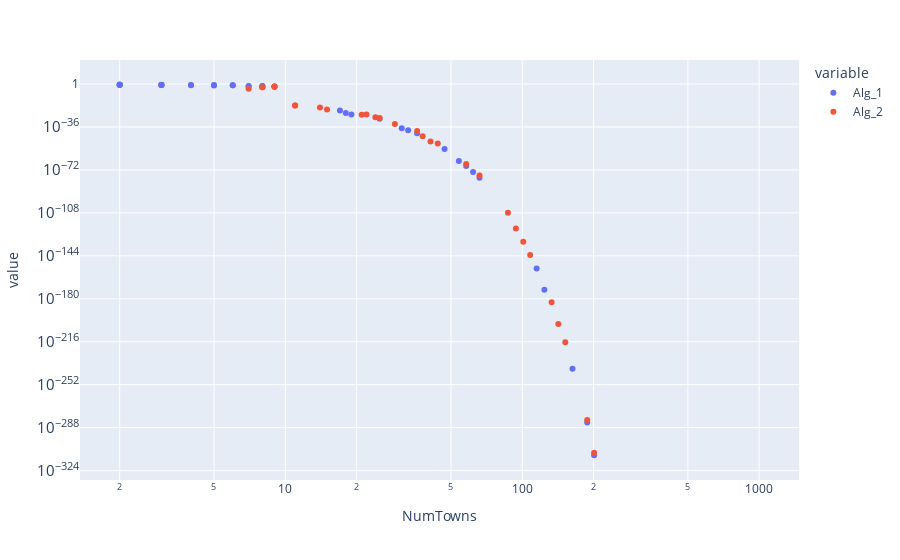
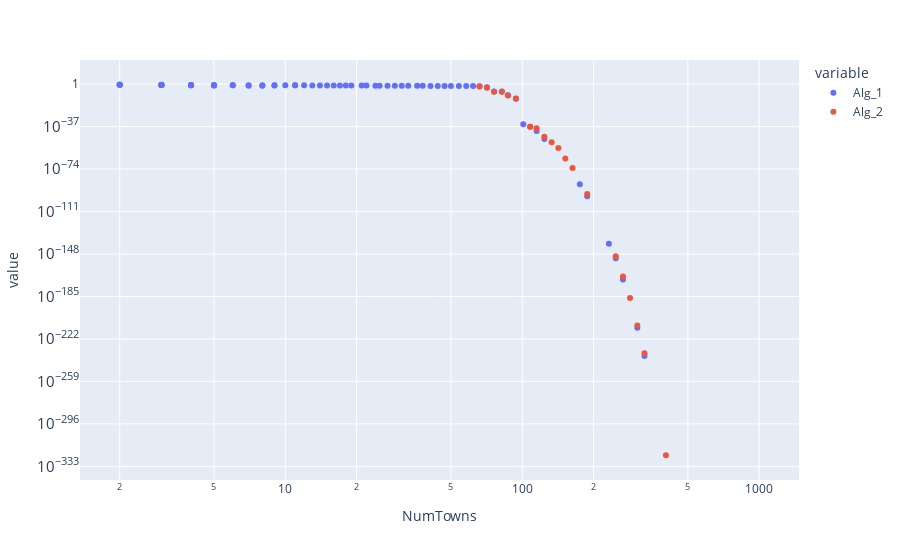
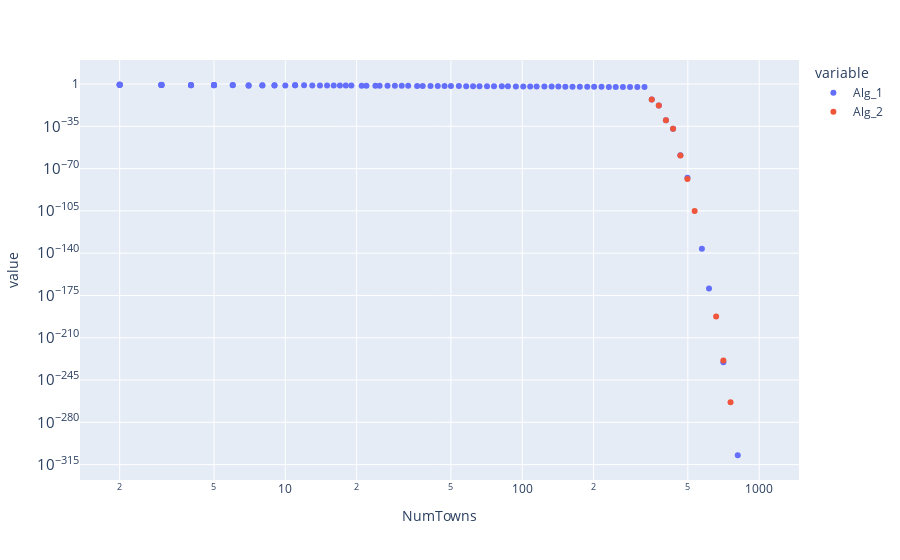
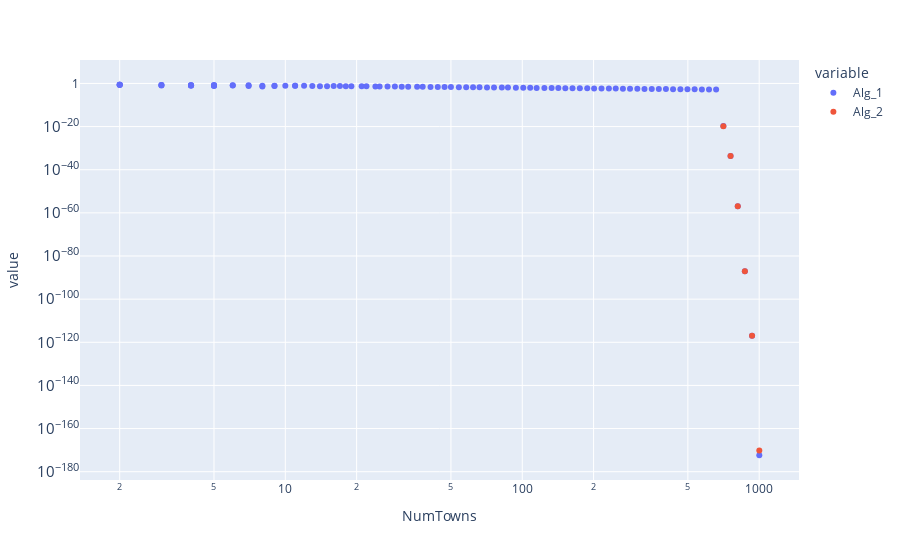

The notebook cell saved with these charts, in order:
### Markdown cell above
#### Constant Budget

### Code cell
budget_sizes = [10,100,500,1000,1500,2000, 10000]
for b in budget_sizes:
    data_dict = {'NumTowns':[],'Alg_1':[],'Alg_2':[]}
    for n in np.logspace(0,3,100):
        n=int(n)+1
        data_dict['NumTowns'].append(n)
        town_demands = np.random.randint(1, 3, n)
        town_expected_demands = np.zeros(n) + 1.5
        budget = b

        opt = objective_nash(town_demands[:-1], waterfilling(town_demands,budget)[:-1])
        for j in range(2):
            if j==0:
                data_dict['Alg_1'].append(opt - objective_nash(town_demands[:-1], waterfilling(town_expected_demands,budget)[:-1]))
            if j==1:
                data_dict['Alg_2'].append(opt - objective_nash(town_demands[:-1], waterfilling_dynamic(town_expected_demands,town_demands,budget)[:-1]))
    df_uniform = pd.DataFrame(data_dict).melt(id_vars="NumTowns")
    fig = px.scatter(df_uniform, x="NumTowns", y="value", color='variable')
    fig.update_layout(xaxis_type="log", yaxis_type="log")
    fig.show()

### Figure 1 — Plotly figure (JSON) as saved in the notebook; plotly's stock layout.template omitted (floating-point values rounded to 4 significant figures)
{"data": [{"hoverlabel": {"namelength": 0}, "hovertemplate": "variable=Alg_1<br>NumTowns=%{x}<br>value=%{y}", "legendgroup": "Alg_1", "marker": {"color": "#636efa", "symbol": "circle"}, "mode": "markers", "name": "Alg_1", "showlegend": true, "type": "scatter", "x": [2, 2, 2, 2, 2, 2, 2, 2, 2, 2, 3, 3, 3, 3, 3, 3, 4, 4, 4, 4, 5, 5, 5, 5, 6, 6, 7, 7, 8, 8, 9, 9, 10, 11, 11, 12, 13, 14, 15, 16, 17, 18, 19, 21, 22, 24, 25, 27, 29, 31, 33, 36, 38, 41, 44, 47, 50, 54, 58, 62, 66, 71, 76, 82, 87, 94, 101, 108, 115, 124, 133, 142, 152, 163, 175, 188, 201, 216, 232, 248, 266, 285, 306, 328, 352, 377, 404, 433, 465, 498, 534, 573, 614, 658, 706, 757, 812, 870, 933, 1001], "xaxis": "x", "y": [0.25, 0, 0, 0.25, 0, 0.25, 0.25, 0, 0.25, 0, 0.125, 0.125, 0.2188, 0, 0, 0.125, 0.08333, 0, 0.1458, 0, 0.0625, 0.1709, 0, 0, 0.0875, 0.0875, 0.02488, 0.008562, 0.02539, 0.0125, 0.007166, 0.007166, 0, 0, 0, 0, 0, -1.694e-21, 0, 0, 5.294e-23, 4.136e-25, 2.585e-26, 0, 0, 0, 6.311e-30, 0, 0, 9.404e-38, 1.837e-39, 5.74e-42, 0, -3.207e-50, -6.682e-52, 3.263e-55, 0, 2.849e-65, 2.318e-69, 1.769e-74, 2.699e-79, -4.424e-86, -1.798e-94, -1.744e-105, -1.198e-109, -1.135e-123, -2.752e-134, -1.001e-146, 2.331e-155, 4.852e-173, -2.206e-185, -2.552e-203, -8.499e-219, 2.879e-239, -2.382e-263, 2.186e-284, 7.469e-312, 0, 0, 0, 0, 0, 0, 0, 0, 0, 0, 0, 0, 0, 0, 0, 0, 0, 0, 0, 0, 0, 0, 0], "yaxis": "y"}, {"hoverlabel": {"namelength": 0}, "hovertemplate": "variable=Alg_2<br>NumTowns=%{x}<br>value=%{y}", "legendgroup": "Alg_2", "marker": {"color": "#EF553B", "symbol": "circle"}, "mode": "markers", "name": "Alg_2", "showlegend": true, "type": "scatter", "x": [2, 2, 2, 2, 2, 2, 2, 2, 2, 2, 3, 3, 3, 3, 3, 3, 4, 4, 4, 4, 5, 5, 5, 5, 6, 6, 7, 7, 8, 8, 9, 9, 10, 11, 11, 12, 13, 14, 15, 16, 17, 18, 19, 21, 22, 24, 25, 27, 29, 31, 33, 36, 38, 41, 44, 47, 50, 54, 58, 62, 66, 71, 76, 82, 87, 94, 101, 108, 115, 124, 133, 142, 152, 163, 175, 188, 201, 216, 232, 248, 266, 285, 306, 328, 352, 377, 404, 433, 465, 498, 534, 573, 614, 658, 706, 757, 812, 870, 933, 1001], "xaxis": "x", "y": [0, 0, 0, 0, 0, 0, 0, 0, 0, 0, 0, 0, 0, 0, 0, 0, 0, 0, 0, 0, 0, 0, 0, 0, 0, 0, -0.001886, 8.968e-05, 0.001699, 0.001889, 0.006559, 0.005509, 0, 1.03e-18, 1.03e-18, -1.626e-19, -1.22e-19, 2.626e-20, 4.235e-22, 0, -5.823e-22, -2.068e-24, 0, 1.939e-26, 3.231e-26, 1.767e-28, 3.155e-29, -2.465e-32, 3.852e-34, -2.163e-36, -5.51e-39, 4.592e-40, 1.436e-44, 6.842e-49, 1.537e-50, -1.142e-54, -1.195e-58, -4.938e-64, 7.65e-68, -1.048e-72, 2.699e-77, -4.424e-85, 0, -4.709e-104, 1.45e-108, 8.017e-122, 5.889e-133, 5.436e-144, -6.619e-154, -3.396e-172, 1.258e-183, 7.208e-202, 3.01e-217, -6.311e-238, -5.105e-261, 2.408e-282, 8.019e-310, 0, 0, 0, 0, 0, 0, 0, 0, 0, 0, 0, 0, 0, 0, 0, 0, 0, 0, 0, 0, 0, 0, 0], "yaxis": "y"}], "layout": {"legend": {"title": {"text": "variable"}, "tracegroupgap": 0}, "margin": {"t": 60}, "xaxis": {"anchor": "y", "domain": [0, 1], "title": {"text": "NumTowns"}, "type": "log"}, "yaxis": {"anchor": "x", "domain": [0, 1], "title": {"text": "value"}, "type": "log"}}}

### Figure 2 — Plotly figure (JSON) as saved in the notebook; plotly's stock layout.template omitted (floating-point values rounded to 4 significant figures)
{"data": [{"hoverlabel": {"namelength": 0}, "hovertemplate": "variable=Alg_1<br>NumTowns=%{x}<br>value=%{y}", "legendgroup": "Alg_1", "marker": {"color": "#636efa", "symbol": "circle"}, "mode": "markers", "name": "Alg_1", "showlegend": true, "type": "scatter", "x": [2, 2, 2, 2, 2, 2, 2, 2, 2, 2, 3, 3, 3, 3, 3, 3, 4, 4, 4, 4, 5, 5, 5, 5, 6, 6, 7, 7, 8, 8, 9, 9, 10, 11, 11, 12, 13, 14, 15, 16, 17, 18, 19, 21, 22, 24, 25, 27, 29, 31, 33, 36, 38, 41, 44, 47, 50, 54, 58, 62, 66, 71, 76, 82, 87, 94, 101, 108, 115, 124, 133, 142, 152, 163, 175, 188, 201, 216, 232, 248, 266, 285, 306, 328, 352, 377, 404, 433, 465, 498, 534, 573, 614, 658, 706, 757, 812, 870, 933, 1001], "xaxis": "x", "y": [0, 0, 0, 0.25, 0, 0, 0.25, 0.25, 0.25, 0, 0.2188, 0.125, 0.125, 0.2188, 0.125, 0, 0.1927, 0.08333, 0.08333, 0.08333, 0.0625, 0.1094, 0.1094, 0.1094, 0.0875, 0.0875, 0.04167, 0.09635, 0.03571, 0.09766, 0.05469, 0.08545, 0.08474, 0.0822, 0.07627, 0.07473, 0.0685, 0.05258, 0.06841, 0.06166, 0.05781, 0.05551, 0.05243, 0.04881, 0.04494, 0.04304, 0.04092, 0.03724, 0.03421, 0.03289, 0.03102, 0.02845, 0.02698, 0.02455, 0.02316, 0.02173, 0.02038, 0.01886, 0.01754, 0.01639, 0.01538, 0.001932, 2.9e-07, 2.831e-07, 1.73e-10, 3.186e-13, 9.028e-36, 5.877e-38, 1.148e-41, 1.368e-48, -1.566e-52, -1.434e-57, -4.451e-67, -6.909e-76, 6.284e-88, 2.195e-98, -1.09e-105, -7.745e-121, 7.085e-140, 1.671e-152, 5.175e-171, -4.04e-189, 4.456e-213, 1.536e-237, -9.924e-265, -2.205e-291, 0, 0, 0, 0, 0, 0, 0, 0, 0, 0, 0, 0, 0, 0], "yaxis": "y"}, {"hoverlabel": {"namelength": 0}, "hovertemplate": "variable=Alg_2<br>NumTowns=%{x}<br>value=%{y}", "legendgroup": "Alg_2", "marker": {"color": "#EF553B", "symbol": "circle"}, "mode": "markers", "name": "Alg_2", "showlegend": true, "type": "scatter", "x": [2, 2, 2, 2, 2, 2, 2, 2, 2, 2, 3, 3, 3, 3, 3, 3, 4, 4, 4, 4, 5, 5, 5, 5, 6, 6, 7, 7, 8, 8, 9, 9, 10, 11, 11, 12, 13, 14, 15, 16, 17, 18, 19, 21, 22, 24, 25, 27, 29, 31, 33, 36, 38, 41, 44, 47, 50, 54, 58, 62, 66, 71, 76, 82, 87, 94, 101, 108, 115, 124, 133, 142, 152, 163, 175, 188, 201, 216, 232, 248, 266, 285, 306, 328, 352, 377, 404, 433, 465, 498, 534, 573, 614, 658, 706, 757, 812, 870, 933, 1001], "xaxis": "x", "y": [0, 0, 0, 0, 0, 0, 0, 0, 0, 0, 0, 0, 0, 0, 0, 0, 0, 0, 0, 0, 0, 0, 0, 0, 0, 0, 0, 0, 0, 0, 0, 0, 0, 0, 0, 0, 0, 0, 0, 0, 0, 0, 0, 0, 0, 0, 0, 0, 0, 0, 0, 0, 0, 0, 0, 0, 0, 0, 0, 0, 0.008894, 0.000509, 2.213e-07, 2.372e-07, 1.273e-10, 1.973e-13, -6.319e-34, 7.053e-38, 3.639e-39, 1.067e-46, 2.224e-51, 1.848e-56, 1.721e-65, 9.769e-74, -1.954e-86, 1.935e-96, -2.267e-103, -6.041e-119, -3.194e-138, 8.258e-151, 2.041e-168, 5.782e-187, 5.792e-211, 3.882e-235, -5.295e-262, -2.788e-289, 5e-324, 0, 0, 0, 0, 0, 0, 0, 0, 0, 0, 0, 0, 0], "yaxis": "y"}], "layout": {"legend": {"title": {"text": "variable"}, "tracegroupgap": 0}, "margin": {"t": 60}, "xaxis": {"anchor": "y", "domain": [0, 1], "title": {"text": "NumTowns"}, "type": "log"}, "yaxis": {"anchor": "x", "domain": [0, 1], "title": {"text": "value"}, "type": "log"}}}

### Figure 3 — Plotly figure (JSON) as saved in the notebook; plotly's stock layout.template omitted (floating-point values rounded to 4 significant figures)
{"data": [{"hoverlabel": {"namelength": 0}, "hovertemplate": "variable=Alg_1<br>NumTowns=%{x}<br>value=%{y}", "legendgroup": "Alg_1", "marker": {"color": "#636efa", "symbol": "circle"}, "mode": "markers", "name": "Alg_1", "showlegend": true, "type": "scatter", "x": [2, 2, 2, 2, 2, 2, 2, 2, 2, 2, 3, 3, 3, 3, 3, 3, 4, 4, 4, 4, 5, 5, 5, 5, 6, 6, 7, 7, 8, 8, 9, 9, 10, 11, 11, 12, 13, 14, 15, 16, 17, 18, 19, 21, 22, 24, 25, 27, 29, 31, 33, 36, 38, 41, 44, 47, 50, 54, 58, 62, 66, 71, 76, 82, 87, 94, 101, 108, 115, 124, 133, 142, 152, 163, 175, 188, 201, 216, 232, 248, 266, 285, 306, 328, 352, 377, 404, 433, 465, 498, 534, 573, 614, 658, 706, 757, 812, 870, 933, 1001], "xaxis": "x", "y": [0, 0, 0, 0.25, 0.25, 0.25, 0, 0, 0.25, 0.25, 0.125, 0, 0.125, 0.125, 0.125, 0.2188, 0, 0.08333, 0.1458, 0.08333, 0.1445, 0.1094, 0.1445, 0.1094, 0.0875, 0.1367, 0.04167, 0.1139, 0.08259, 0.0625, 0.07227, 0.08545, 0.04861, 0.0822, 0.08665, 0.07877, 0.07499, 0.06323, 0.06607, 0.0548, 0.05781, 0.05634, 0.04814, 0.04499, 0.04126, 0.03913, 0.04068, 0.03808, 0.03536, 0.03289, 0.03026, 0.02819, 0.02655, 0.02497, 0.02308, 0.02158, 0.0204, 0.01886, 0.01752, 0.01638, 0.01538, 0.01429, 0.01333, 0.01235, 0.01163, 0.01075, 0.01, 0.009346, 0.008772, 0.00813, 0.007576, 0.007092, 0.006623, 0.006173, 0.005747, 0.005348, 0.005, 0.004651, 0.004329, 0.004049, 0.003774, 0.003521, 0.003279, 0.003058, 1.315e-13, 1.836e-18, 1.034e-30, 9.954e-38, 1.004e-59, 2.556e-78, -8.835e-108, 4.299e-137, 4.968e-170, -2.408e-195, 4.831e-231, -9.692e-268, 5.563e-308, 0, 0, 0], "yaxis": "y"}, {"hoverlabel": {"namelength": 0}, "hovertemplate": "variable=Alg_2<br>NumTowns=%{x}<br>value=%{y}", "legendgroup": "Alg_2", "marker": {"color": "#EF553B", "symbol": "circle"}, "mode": "markers", "name": "Alg_2", "showlegend": true, "type": "scatter", "x": [2, 2, 2, 2, 2, 2, 2, 2, 2, 2, 3, 3, 3, 3, 3, 3, 4, 4, 4, 4, 5, 5, 5, 5, 6, 6, 7, 7, 8, 8, 9, 9, 10, 11, 11, 12, 13, 14, 15, 16, 17, 18, 19, 21, 22, 24, 25, 27, 29, 31, 33, 36, 38, 41, 44, 47, 50, 54, 58, 62, 66, 71, 76, 82, 87, 94, 101, 108, 115, 124, 133, 142, 152, 163, 175, 188, 201, 216, 232, 248, 266, 285, 306, 328, 352, 377, 404, 433, 465, 498, 534, 573, 614, 658, 706, 757, 812, 870, 933, 1001], "xaxis": "x", "y": [0, 0, 0, 0, 0, 0, 0, 0, 0, 0, 0, 0, 0, 0, 0, 0, 0, 0, 0, 0, 0, 0, 0, 0, 0, 0, 0, 0, 0, 0, 0, 0, 0, 0, 0, 0, 0, 0, 0, 0, 0, 0, 0, 0, 0, 0, 0, 0, 0, 0, 0, 0, 0, 0, 0, 0, 0, 0, 0, 0, 0, 0, 0, 0, 0, 0, 0, 0, 0, 0, 0, 0, 0, 0, 0, 0, 0, 0, 0, 0, 0, 0, 0, 0, 1.306e-13, 1.833e-18, 1.028e-30, 9.929e-38, 8.499e-60, 2.62e-79, 8.209e-106, -1.152e-133, -4.914e-168, 4.371e-193, 1.325e-229, 4.278e-264, -3.073e-305, 0, 0, 0], "yaxis": "y"}], "layout": {"legend": {"title": {"text": "variable"}, "tracegroupgap": 0}, "margin": {"t": 60}, "xaxis": {"anchor": "y", "domain": [0, 1], "title": {"text": "NumTowns"}, "type": "log"}, "yaxis": {"anchor": "x", "domain": [0, 1], "title": {"text": "value"}, "type": "log"}}}

### Figure 4 — Plotly figure (JSON) as saved in the notebook; plotly's stock layout.template omitted (floating-point values rounded to 4 significant figures)
{"data": [{"hoverlabel": {"namelength": 0}, "hovertemplate": "variable=Alg_1<br>NumTowns=%{x}<br>value=%{y}", "legendgroup": "Alg_1", "marker": {"color": "#636efa", "symbol": "circle"}, "mode": "markers", "name": "Alg_1", "showlegend": true, "type": "scatter", "x": [2, 2, 2, 2, 2, 2, 2, 2, 2, 2, 3, 3, 3, 3, 3, 3, 4, 4, 4, 4, 5, 5, 5, 5, 6, 6, 7, 7, 8, 8, 9, 9, 10, 11, 11, 12, 13, 14, 15, 16, 17, 18, 19, 21, 22, 24, 25, 27, 29, 31, 33, 36, 38, 41, 44, 47, 50, 54, 58, 62, 66, 71, 76, 82, 87, 94, 101, 108, 115, 124, 133, 142, 152, 163, 175, 188, 201, 216, 232, 248, 266, 285, 306, 328, 352, 377, 404, 433, 465, 498, 534, 573, 614, 658, 706, 757, 812, 870, 933, 1001], "xaxis": "x", "y": [0, 0, 0, 0.25, 0.25, 0, 0, 0.25, 0.25, 0, 0, 0.125, 0, 0.2188, 0, 0.2188, 0.08333, 0.1458, 0.1458, 0.1458, 0.1094, 0.1709, 0.0625, 0.1094, 0.1156, 0.1367, 0.07292, 0.137, 0.03571, 0.09766, 0.07227, 0.08545, 0.07595, 0.07627, 0.07627, 0.07877, 0.0685, 0.04447, 0.05448, 0.06166, 0.05781, 0.05097, 0.0538, 0.04499, 0.04494, 0.04245, 0.04092, 0.03724, 0.03508, 0.033, 0.03107, 0.02845, 0.02696, 0.02486, 0.02308, 0.02158, 0.0204, 0.01886, 0.01754, 0.01634, 0.01538, 0.01429, 0.01333, 0.01235, 0.01163, 0.01075, 0.01, 0.009346, 0.008772, 0.00813, 0.007576, 0.007092, 0.006623, 0.006173, 0.005747, 0.005348, 0.005, 0.004651, 0.004329, 0.004049, 0.003774, 0.003521, 0.003279, 0.003058, 0.002849, 0.00266, 0.002481, 0.002315, 0.002155, 0.002012, 0.001876, 0.001748, 0.001631, 0.001522, 1.646e-20, 2.28e-34, 1.15e-57, 8.366e-88, 1.111e-117, 4.245e-173], "yaxis": "y"}, {"hoverlabel": {"namelength": 0}, "hovertemplate": "variable=Alg_2<br>NumTowns=%{x}<br>value=%{y}", "legendgroup": "Alg_2", "marker": {"color": "#EF553B", "symbol": "circle"}, "mode": "markers", "name": "Alg_2", "showlegend": true, "type": "scatter", "x": [2, 2, 2, 2, 2, 2, 2, 2, 2, 2, 3, 3, 3, 3, 3, 3, 4, 4, 4, 4, 5, 5, 5, 5, 6, 6, 7, 7, 8, 8, 9, 9, 10, 11, 11, 12, 13, 14, 15, 16, 17, 18, 19, 21, 22, 24, 25, 27, 29, 31, 33, 36, 38, 41, 44, 47, 50, 54, 58, 62, 66, 71, 76, 82, 87, 94, 101, 108, 115, 124, 133, 142, 152, 163, 175, 188, 201, 216, 232, 248, 266, 285, 306, 328, 352, 377, 404, 433, 465, 498, 534, 573, 614, 658, 706, 757, 812, 870, 933, 1001], "xaxis": "x", "y": [0, 0, 0, 0, 0, 0, 0, 0, 0, 0, 0, 0, 0, 0, 0, 0, 0, 0, 0, 0, 0, 0, 0, 0, 0, 0, 0, 0, 0, 0, 0, 0, 0, 0, 0, 0, 0, 0, 0, 0, 0, 0, 0, 0, 0, 0, 0, 0, 0, 0, 0, 0, 0, 0, 0, 0, 0, 0, 0, 0, 0, 0, 0, 0, 0, 0, 0, 0, 0, 0, 0, 0, 0, 0, 0, 0, 0, 0, 0, 0, 0, 0, 0, 0, 0, 0, 0, 0, 0, 0, 0, 0, 0, 0, 1.632e-20, 2.279e-34, 1.149e-57, 8.365e-88, 1.06e-117, 7.12e-171], "yaxis": "y"}], "layout": {"legend": {"title": {"text": "variable"}, "tracegroupgap": 0}, "margin": {"t": 60}, "xaxis": {"anchor": "y", "domain": [0, 1], "title": {"text": "NumTowns"}, "type": "log"}, "yaxis": {"anchor": "x", "domain": [0, 1], "title": {"text": "value"}, "type": "log"}}}
